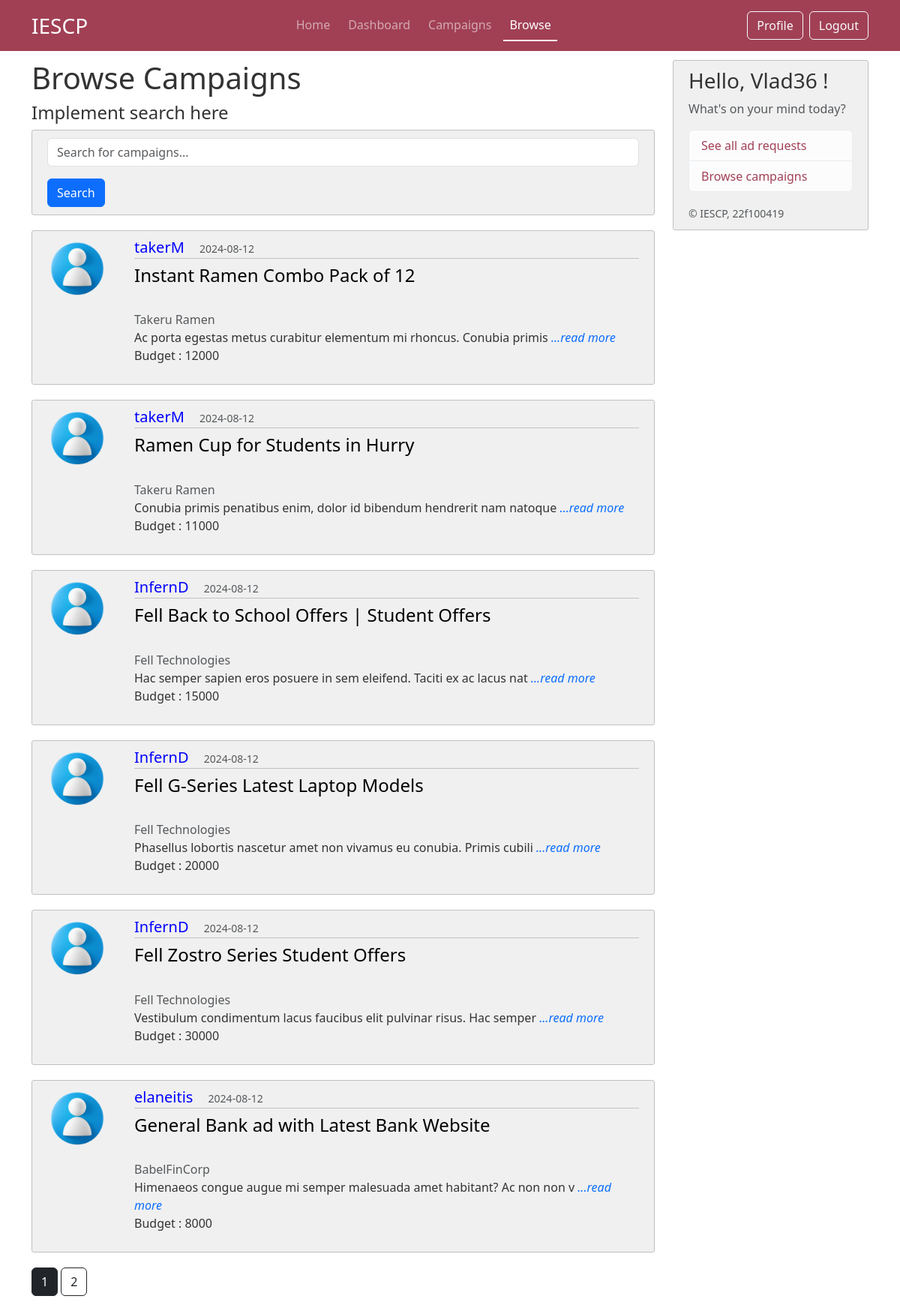
The app's page /browse (signed in) with its own data.
### iescp/models.py (models this page shows, shortened)
class Post(db.Model):
     id = db.Column(db.Integer, primary_key=True)
     title = db.Column(db.String(100), nullable =False)
     date_posted = db.Column(db.DateTime, nullable =False, default =datetime.now(timezone.utc))
     description = db.Column(db.Text, nullable =False)
     budget = db.Column(db.String(20), nullable =False)
     industry = db.Column(db.String(20), nullable =False)
     end_date = db.Column(db.DateTime, nullable =False)
     user_id = db.Column(db.Integer,db.ForeignKey('sponsor.id'),nullable= False)
     status = db.Column(db.String(20), nullable=False, default='Public')
     author = db.relationship('Sponsor', backref='posts', lazy=True)
     flag = db.Column(db.String(5), nullable=False, default='No') # flag for admin

class CommonUser(db.Model,UserMixin):
     __tablename__ = 'commonuser'
     id = db.Column(db.Integer, primary_key=True)
     role = db.Column(db.String(25), nullable=False) # sponsor or creator
     username = db.Column(db.String(16), unique=True, nullable =False)
     password = db.Column(db.String(60), nullable =False)
     email = db.Column(db.String(50), unique=True, nullable =False)
     firstname = db.Column(db.String(50), nullable=False)
     lastname = db.Column(db.String(50), nullable=False)
     profile_pic = db.Column(db.String(16), nullable =False, default='default.jpg')
     status = db.Column(db.String(12), nullable= False, default='Public') #public or private profile for browse page
     flag = db.Column(db.String(5), nullable=False, default='No') # flag for admin
     phone_no = db.Column(db.String(16), nullable = False)

class Sponsor(db.Model, UserMixin):
     __tablename__ = 'sponsor'
     id = db.Column(db.Integer, primary_key=True)
     company = db.Column(db.String(50), nullable = False)
     industry = db.Column(db.String(50), nullable=False)
     website= db.Column(db.String(120), nullable=False)
     company_address = db.Column(db.Text, nullable=False)
     common_id = db.Column(db.Integer, db.ForeignKey('commonuser.id'), nullable = False)
     common_user = db.relationship('CommonUser', backref='sponsor', uselist=False)

### iescp/routes.py (the view)
@app.route("/browse")
@login_required
def browse():
     search_query = request.args.get('search', '')
     if current_user.role == "Sponsor":
          creators = Creator.query.join(Creator.common_user).filter(or_(CommonUser.username.ilike(f'%{search_query}%'),CommonUser.firstname.ilike(f'%{search_query}%'),Creator.category.ilike(f'%{search_query}%'))).all()
          return render_template("sponsor/03_browse_creator.html", title= "Browse",creators_list=creators)
     elif current_user.role == "Creator":
          page = request.args.get('senpage',default=1,type=int)
          all_camps = Post.query.filter_by(status='Public').filter(or_(Post.title.ilike(f'%{search_query}%'),Post.description.ilike(f'%{search_query}%'))).order_by(Post.date_posted.desc()).paginate(page=page,per_page=6)
          return render_template("creator/03_browse_camps.html", title= "Browse", all_camps=all_camps)
     else:
          return redirect(url_for('home'))

### iescp/models.py (called while the page is built)
@login_manager.user_loader
def load_user(user_id):
     return CommonUser.query.get(int(user_id))

### iescp/templates/creator/03_browse_camps.html
{% extends "layout.html" %}
{% block content %}
    <h1>Browse Campaigns</h1>
    <div class="mb-3">
        <p class="h4"> Implement search here </p>
        <div class="content-section">
            <form method="GET" action="{{ url_for('browse') }}">
                <input type="text" name="search" placeholder="Search for campaigns..." value="{{ request.args.get('search', '') }}" class="form-control mb-3">
                <button type="submit" class="btn btn-primary">Search</button>
            </form>
        </div>
    </div>
    {% for post in all_camps.items %}
            <article class="d-flex content-section">
                <div class="flex-shrink-0">
                    <img src="{{ url_for('static', filename='images/profile_pics/'+ post.author.common_user.profile_pic) }}" alt="{{post.author.common_user.username}}'s profile image" class="rounded-circle account-img" style="height:80px;width:80px">
                </div>
                <div class="flex-grow-1 ms-3">
                    <div class="article-metadata justify-content-between">
                        <a class="h5" href="{{ url_for('sponsor_view',username=post.author.common_user.username) }}" style="margin-right: 1rem;"> {{ post.author.common_user.username }}</a>
                        <small class="text-muted"> {{ post.date_posted.strftime('%Y-%m-%d') }}</small>
                    </div>
                    <h3><a class="article-title h4" href="{{ url_for('post',post_id=post.id)}}"> {{ post.title }} </a></h3>
                    <p class="article-content">
                        <span class="text-muted"> {{ post.author.company }} </span>
                        <span>{{ post.description[:70] }}  <a href="{{ url_for('post',post_id=post.id)}}"><em>...read more</em> </a> </span>
                        <span> Budget :  {{ post.budget }} </span>
                    </p>
                </div>
            </article>
        {% endfor %}
        {% for page_num in all_camps.iter_pages(left_edge=1, right_edge=1, left_current=1, right_current=2) %}
            {% if page_num %}
                {% if all_camps.page == page_num %}
                    <a class="btn btn-dark mb-3" href="{{ url_for('home', page=page_num) }}"> {{ page_num }}</a>
                {% else %}
                    <a class="btn btn-outline-dark mb-3" href="{{ url_for('home', page=page_num) }}"> {{ page_num }}</a>
                {% endif %}
            {% else %}
                ...
            {% endif %}
        {% endfor %}
{% endblock content %}

### iescp/templates/layout.html (shortened to what this page needs)
<!DOCTYPE html>
<html>
    <head>
        <link href="https://cdn.jsdelivr.net/npm/bootstrap@5.3.3/dist/css/bootstrap.min.css" rel="stylesheet">
        <link rel="stylesheet" type="text/css" href="{{ url_for('static', filename='css/layout.css') }}">
    </head>
    <body>
        {% if current_user.email!='admin@admin.com'%}
        <header class="site-header">
            <nav class="navbar navbar-expand-md fixed-top" data-bs-theme="dark">
                <div class="container">
                    <a class="navbar-brand fs-3" href="{{ url_for('home') }}" >IESCP</a>
                    <div class="collapse navbar-collapse" id="navbarSupportedContent">
                        <ul class="navbar-nav nav-underline ms-auto mb-2 mb-lg-0 gap-2">
                            <li class="nav-item">
                                <a class="nav-link {{ 'active' if request.endpoint == 'home' }}" aria-current="page" href="{{ url_for('home') }}"> Home </a>
                            </li>
                            <li class="nav-item">
                                <a class="nav-link {{ 'active' if request.endpoint == 'dashboard' }}" href="{{ url_for('dashboard') }}"> Dashboard </a>
                            </li>
                            <li class="nav-item">
                                <a class="nav-link {{ 'active' if request.endpoint == 'campaign' }}" href="{{ url_for('campaign') }}"> Campaigns </a>
                            </li>
                            <li class="nav-item">
                                <a class="nav-link {{ 'active' if request.endpoint == 'browse' }}" href="{{ url_for('browse') }}"> Browse </a>
                            </li>
                        </ul>
                        <ul class="navbar-nav ms-auto mb-2 mb-lg-0 gap-2">
                            <li class="nav-item">
                                {% if current_user.role=='Creator' %}
                                    <a class="btn btn-outline-light" href="{{url_for('creator_profile')}}"> Profile </a>
                                {% endif %}
                            </li>
                            <li class="nav-item">
                                <a class="btn btn-outline-light" href="{{ url_for('logout') }}"> Logout </a>
                            </li>
                        </ul>
                    </div>
            </nav>
        </header>
        <main role="main" class="container">
            <div class="row">
                <div class="col-md-9">
                    {% block content %} {% endblock %}
                </div>
                <div class="col-md-3">
                    <div class="content-section sticky-top">
                        <h3> Hello, {{ current_user.username }} ! </h3>
                        <p class='text-muted'> What's on your mind today?
                        <ul class="list-group">
                            {% if current_user.role == "Creator" %}
                            <li class="list-group-item list-group-item-action list-group-item-light"> <a href="{{ url_for('campaign') }}"> See all ad requests </a> </li>
                            <li class="list-group-item list-group-item-action list-group-item-light"> <a href="{{ url_for('browse') }}"> Browse campaigns </a> </li>
                            {% endif %}
                        </ul>
                        </p>
                        <small class="text-muted">&copy; IESCP, 22f100419</small>
                    </div>
                </div>
            </div>
        </main>
        {% endif %}
    </body>
</html>

### iescp/static/css/layout.css (style rules this page uses)
.navbar { background-color: #a14055; }
.sticky-top { top: 80px; }
body { background: #fff; color: #333333; margin-top: 5rem; height: 100vh; }
body::before { content: ''; position: fixed; top: 0; left: 0; width: 100%; height: 100%; background-image: url('../images/layout-bg-2.png'); background-size: cover; background-repeat: no-repeat; background-position: center; background-attachment: fixed; opacity: 0.3; z-index: -1; }
.site-header .navbar-nav .nav-link.active { font-weight: 500; }
.content-section { background: #f0f0f0; padding: 10px 20px; border: 1px solid #c1c1c1; border-radius: 3px; margin-bottom: 20px; }
a { text-decoration: none; }
.article-title { color: #000; }
.article-content { white-space: pre-line; }
.article-metadata { padding-bottom: 1px; margin-bottom: 4px; color: blue; text-decoration: none; border-bottom: 1px solid #c1c1c1; }
.account-img { height: 125px; width: 125px; margin-right: 20px; margin-bottom: 16px; }
.list-group a { color: #a14055; }

### records on screen
Post: profile_pic (placeholder picture), author.common_user.username "takerM", date_posted "2024-08-12", title "Instant Ramen Combo Pack of 12", author.company "Takeru Ramen", description "Ac porta egestas metus curabitur elementum mi rhoncus. Conubia primis", budget "12000"
Post: profile_pic (placeholder picture), author.common_user.username "takerM", date_posted "2024-08-12", title "Ramen Cup for Students in Hurry", author.company "Takeru Ramen", description "Conubia primis penatibus enim, dolor id bibendum hendrerit nam natoque", budget "11000"
Post: profile_pic (placeholder picture), author.common_user.username "InfernD", date_posted "2024-08-12", title "Fell Back to School Offers | Student Offers", author.company "Fell Technologies", description "Hac semper sapien eros posuere in sem eleifend. Taciti ex ac lacus nat", budget "15000"
Post: profile_pic (placeholder picture), author.common_user.username "InfernD", date_posted "2024-08-12", title "Fell G-Series Latest Laptop Models", author.company "Fell Technologies", description "Phasellus lobortis nascetur amet non vivamus eu conubia. Primis cubili", budget "20000"
Post: profile_pic (placeholder picture), author.common_user.username "InfernD", date_posted "2024-08-12", title "Fell Zostro Series Student Offers", author.company "Fell Technologies", description "Vestibulum condimentum lacus faucibus elit pulvinar risus. Hac semper", budget "30000"
Post: profile_pic (placeholder picture), author.common_user.username "elaneitis", date_posted "2024-08-12", title "General Bank ad with Latest Bank Website", author.company "BabelFinCorp", description "Himenaeos congue augue mi semper malesuada amet habitant? Ac non non v", budget "8000"
CommonUser: username "Vlad36"

### other values on screen
{{ page_num }} "1"
{{ page_num }} "2"
